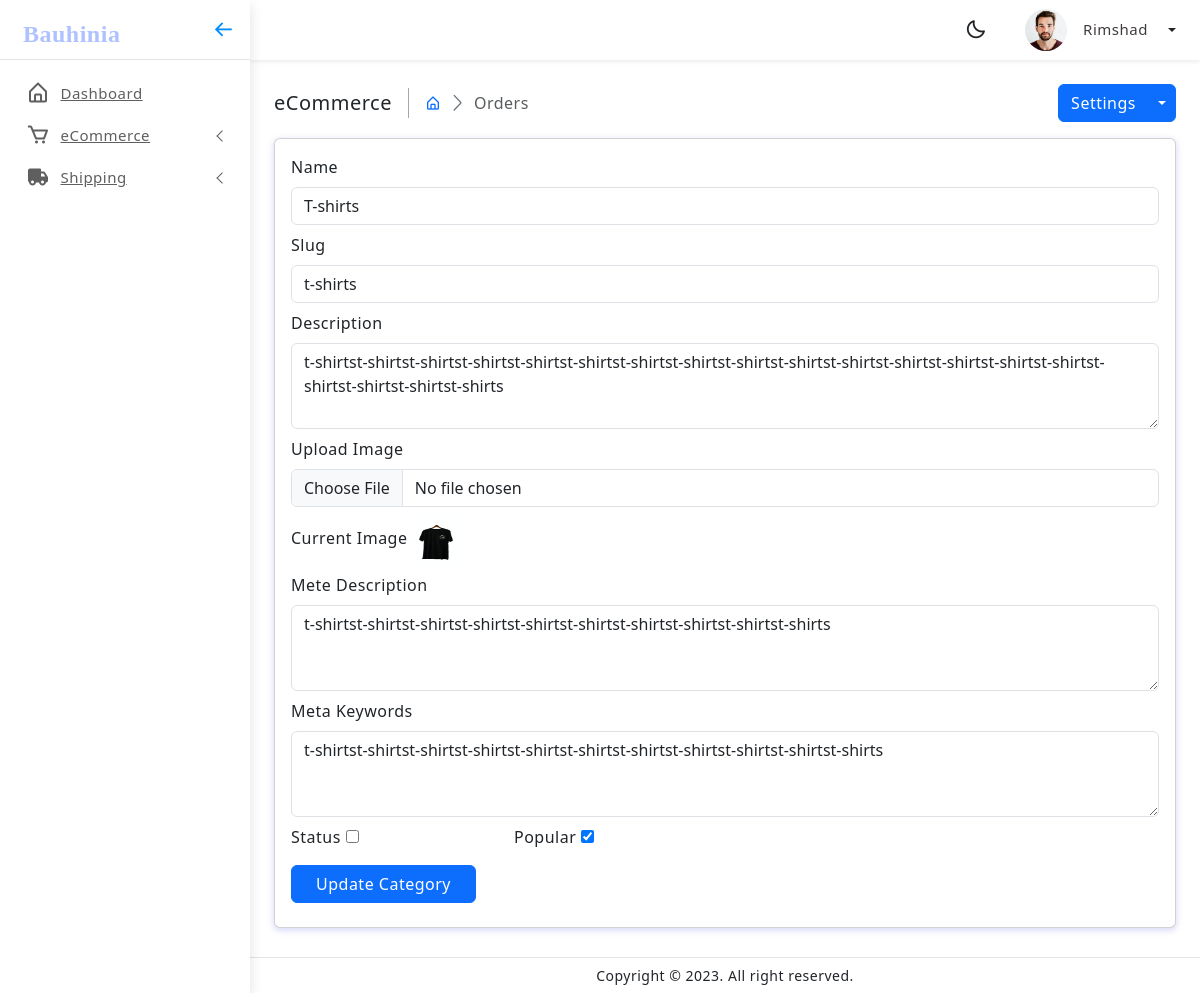
/Admin/edit-category.php?id=2 (signed in), run on the app's committed database.
### tables this page shows
CREATE TABLE `categories` (
  `id` int(11) NOT NULL,
  `name` varchar(191) NOT NULL,
  `slug` varchar(191) NOT NULL,
  `description` mediumtext NOT NULL,
  `status` tinyint(4) NOT NULL DEFAULT 0,
  `popular` tinyint(4) NOT NULL DEFAULT 0,
  `image` varchar(191) NOT NULL,
  `meta_tittle` varchar(191) NOT NULL,
  `meta_description` mediumtext NOT NULL,
  `meta_keyword` mediumtext NOT NULL,
  `created_at` timestamp NOT NULL DEFAULT current_timestamp()
);

### Functions/myfunctions.php (called while the page is built, shortened)
<?php
include ('../config/dbcon.php');
function getByID($table, $id)
{
    global $con;
    $query = "SELECT * FROM $table WHERE id ='$id' ";
    return $query_run = mysqli_query($con, $query);
}
?>

### Admin/edit-category.php (the view, shortened to what this page needs)
<!doctype html>
<html lang="en">
<head>
	<link href="assets/plugins/Drag-And-Drop/dist/imageuploadify.min.css" rel="stylesheet" />
	<link href="assets/plugins/simplebar/css/simplebar.css" rel="stylesheet" />
	<link href="assets/plugins/perfect-scrollbar/css/perfect-scrollbar.css" rel="stylesheet" />
	<link href="assets/plugins/metismenu/css/metisMenu.min.css" rel="stylesheet" />
	<link href="assets/css/pace.min.css" rel="stylesheet" />
	<link href="assets/css/bootstrap.min.css" rel="stylesheet">
	<link href="assets/css/bootstrap-extended.css" rel="stylesheet">
	<link href="assets/css/app.css" rel="stylesheet">
	<link href="assets/css/icons.css" rel="stylesheet">
	<link rel="stylesheet" href="//cdn.jsdelivr.net/npm/alertifyjs@1.13.1/build/css/themes/bootstrap.min.css" />
	<link rel="stylesheet" href="//cdn.jsdelivr.net/npm/alertifyjs@1.13.1/build/css/alertify.min.css" />
	<link rel="stylesheet" href="assets/css/dark-theme.css" />
	<link rel="stylesheet" href="assets/css/semi-dark.css" />
	<link rel="stylesheet" href="assets/css/header-colors.css" />
</head>
<body>
	<div class="wrapper">
		<div class="sidebar-wrapper" data-simplebar="true">
			<div class="sidebar-header">
				<div>
					<a href="index.php" class="fw-bold mt-2 fs-4 nav-link" style="font-family: 'Dancing Script', cursive; color: #AFC2FF;"><i class="bi bi-slack me-2"></i>Bauhinia</a>
				</div>
				<div class="toggle-icon ms-auto"><i class='bx bx-arrow-back'></i>
				</div>
			</div>
			<ul class="metismenu" id="menu">
				<li>
					<a href="dashboard.php">
						<div class="parent-icon"><i class='bx bx-home-alt'></i>
						</div>
						<div class="menu-title">Dashboard</div>
					</a>
				</li>
				<li>
					<a href="javascript:;" class="has-arrow">
						<div class="parent-icon"><i class='bx bx-cart'></i>
						</div>
						<div class="menu-title">eCommerce</div>
					</a>
				</li>
				<li>
					<a href="javascript:;" class="has-arrow">
						<div class="parent-icon"><i class='bx bxs-truck'></i></i>
						</div>
						<div class="menu-title">Shipping</div>
					</a>
				</li>
			</ul>
		</div>
		<header>
			<div class="topbar d-flex align-items-center">
				<nav class="navbar navbar-expand gap-3">
					<div class="top-menu ms-auto">
						<ul class="navbar-nav align-items-center gap-1">
							<li class="nav-item dark-mode d-none d-sm-flex">
								<a class="nav-link dark-mode-icon" href="javascript:;"><i class='bx bx-moon'></i>
								</a>
							</li>
						</ul>
					</div>
					<a class="d-flex align-items-center nav-link dropdown-toggle gap-3 dropdown-toggle-nocaret" href="#" role="button" data-bs-toggle="dropdown" aria-expanded="false">
						<img src="assets/images/avatars/avatar-1.png" class="user-img" alt="user avatar">
						<div class="user-info">
							<p class="user-name mb-0"><?php echo $_SESSION['name']; ?></p>
						</div>
					</a>
				</nav>
			</div>
		</header>
		<div class="page-wrapper">
			<div class="page-content">
				<div class="page-breadcrumb d-none d-sm-flex align-items-center mb-3">
					<div class="breadcrumb-title pe-3">eCommerce</div>
					<div class="ps-3">
						<nav aria-label="breadcrumb">
							<ol class="breadcrumb mb-0 p-0">
								<li class="breadcrumb-item"><a href="javascript:;"><i class="bx bx-home-alt"></i></a>
								</li>
								<li class="breadcrumb-item active" aria-current="page">Orders</li>
							</ol>
						</nav>
					</div>
					<div class="ms-auto">
						<div class="btn-group">
							<button type="button" class="btn btn-primary">Settings</button>
							<button type="button" class="btn btn-primary split-bg-primary dropdown-toggle dropdown-toggle-split" data-bs-toggle="dropdown"> <span class="visually-hidden">Toggle Dropdown</span>
							</button>
						</div>
					</div>
				</div>
				<div class="card">
					<div class="card-body">
						<?php
						if (isset($_GET['id'])) {
							$id = $_GET['id'];
							$category = getByID("categories", $id);
							if (mysqli_num_rows($category) > 0) {
								$data = mysqli_fetch_array($category);
						?>
								<form action="code.php" method="POST" enctype="multipart/form-data">
									<div class="row">
										<div class="col-md-12 mb-2">
											<label class="mb-2" for="">Name</label>
											<input type="text" placeholder="Enter Category Name" name="name" value="<?= $data['name'] ?>" class="form-control">
										</div>
										<div class="col-md-12 mb-2">
											<label class="mb-2" for="">Slug</label>
											<input type="text" placeholder="Enter Category Name" name="slug" value="<?= $data['slug'] ?>" class="form-control">
										</div>
										<div class="col-md-12 mb-2">
											<label class="mb-2" for="">Description</label>
											<textarea rows="3" name="description" placeholder="Enter Description" class="form-control"><?= $data['description'] ?></textarea>
										</div>
										<div class="col-md-12 mb-2">
											<label class="mb-2" for="">Upload Image</label>
											<input type="file" name="image" class="form-control mb-2">
											<label class="mb-2" for="" class="mb-0">Current Image</label>
											<img src="../uploads/<?= $data['image']; ?>" height="50px" width="50px" alt="">
										</div>
										<div class="col-md-12 mb-2">
											<label class="mb-2" for="">Mete Description</label>
											<textarea rows="3" name="meta_description" placeholder="Enter Meta Description" class="form-control"><?= $data['meta_description'] ?></textarea>
										</div>
										<div class="col-md-12 mb-2">
											<label class="mb-2" for="">Meta Keywords</label>
											<textarea rows="3" name="meta_keywords" placeholder="Enter Meta Keywords" class="form-control"><?= $data['meta_keyword'] ?></textarea>
										</div>
										<div class="col-md-3 mb-2">
											<label for="" class="mb-2">Status</label>
											<input type="checkbox" <?= $data['status'] ? "checked" : "" ?> name="status">
										</div>
										<div class="col-md-3 mb-2">
											<label for="" class="mb-2">Popular</label>
											<input type="checkbox" <?= $data['popular'] ? "checked" : "" ?> name="popular">
										</div>
										<div class="col-md-12 mb-2">
											<button type="submit" class="btn btn-primary radius-30 px-4" name="update_category_btn">Update Category</button>
										</div>
									</div>
								</form>
						<?php
							} else {
								echo "Category not found";
							}
						} else {
							echo "Id missing from url";
						}
						?>
					</div>
				</div>
			</div>
		</div>
	</div>
	<footer class="page-footer">
		<p class="mb-0">Copyright © 2023. All right reserved.</p>
	</footer>
</body>
</html>

### Admin/assets/css/app.css (style rules this page uses)
body { font-size: 14px; color: #4c5258; letter-spacing: .5px; background: #f4f4f4; overflow-x: hidden; font-family: Roboto, sans-serif }
a { text-decoration: none }
.wrapper { width: 100%; position: relative }
.sidebar-wrapper { width: 250px; height: 100%; position: fixed; top: 0; bottom: 0; left: 0; background: #fff; border-right: 0 solid #e4e4e4; z-index: 11; box-shadow: 0 .3rem .8rem rgba(0, 0, 0, .12); transition: all .2s ease-out }
.sidebar-header { width: 250px; height: 60px; display: flex; align-items: center; position: fixed; top: 0; bottom: 0; padding: 0 15px; z-index: 5; background: #fff; background-clip: padding-box; border-bottom: 1px solid #e4e4e4 }
.toggle-icon { font-size: 22px; cursor: pointer; color: #008cff }
.topbar { position: fixed; top: 0; left: 250px; right: 0; height: 60px; background: #fff; border-bottom: 1px solid rgb(228 228 228 / 0%); z-index: 10; -webkit-box-shadow: 0 .125rem .25rem rgba(0, 0, 0, .075); box-shadow: 0 .125rem .25rem rgba(0, 0, 0, .075); }
.topbar .navbar { width: 100%; height: 60px; padding-left: 1.5rem; padding-right: 1.5rem; }
.page-wrapper { height: 100%; margin-top: 60px; margin-bottom: 30px; margin-left: 250px }
.page-content { padding: 1.5rem 1.5rem 0.7rem 1.5rem }
.page-footer { background: #fff; left: 250px; right: 0; bottom: 0; position: fixed; text-align: center; padding: 7px; font-size: 14px; border-top: 1px solid #e4e4e4; z-index: 3 }
.sidebar-wrapper ul { padding: 0; margin: 0; list-style: none; background: 0 0 }
.sidebar-wrapper .metismenu { background: 0 0; display: -webkit-box; display: -ms-flexbox; display: flex; padding: 10px; margin-top: 60px; -webkit-box-orient: vertical; -webkit-box-direction: normal; -ms-flex-direction: column; flex-direction: column }
.sidebar-wrapper .metismenu li+li { margin-top: 5px }
.sidebar-wrapper .metismenu li:first-child { margin-top: 5px }
.sidebar-wrapper .metismenu li:last-child { margin-bottom: 5px }
.sidebar-wrapper .metismenu>li { display: -webkit-box; display: -ms-flexbox; display: flex; -webkit-box-orient: vertical; -webkit-box-direction: normal; -ms-flex-direction: column; flex-direction: column; position: relative }
.sidebar-wrapper .metismenu a { position: relative; display: flex; align-items: center; justify-content: left; padding: 6px 16px; font-size: 15px; color: #5f5f5f; outline-width: 0; text-overflow: ellipsis; overflow: hidden; letter-spacing: .5px; border-radius: 0.25rem; transition: all .3s ease-out }
.sidebar-wrapper .metismenu a .parent-icon { font-size: 24px; line-height: 1 }
.sidebar-wrapper .metismenu a .menu-title { margin-left: 10px }
.metismenu .has-arrow:after { position: absolute; content: ""; width: .5em; height: .5em; border-style: solid; border-width: 1.2px 0 0 1.2px; border-color: initial; right: 15px; transform: rotate(-45deg) translateY(-50%); transform-origin: top; top: 50%; transition: all .3s ease-out }
.breadcrumb-title { font-size: 20px; border-right: 1.5px solid #aaa4a4 }
.page-breadcrumb .breadcrumb li.breadcrumb-item { font-size: 16px }
.page-breadcrumb .breadcrumb-item+.breadcrumb-item::before { display: inline-block; padding-right: .5rem; color: #6c757d; font-family: LineIcons; content: "\ea5c" }
.radius-30 { border-radius: 30px }
.split-bg-primary { background-color: #0c62e0; border-color: #0c62e0 }
input::placeholder { color: #000!important; opacity: .3!important }
.topbar .navbar .navbar-nav .nav-item { display: flex; align-items: center; justify-content: center; width: auto; height: 60px; }
.topbar .navbar .navbar-nav .nav-link { color: #212529; font-size: 22px; border-radius: 50%; display: flex; align-items: center; justify-content: center; width: 42px; height: 42px; transition: 0.3s cubic-bezier(0.075, 0.82, 0.165, 1); }
.dropdown-toggle-nocaret:after { display: none }
.user-img { width: 42px; height: 42px; border-radius: 50%; border: 0 solid #e5e5e5; padding: 0; }
.user-info .user-name { font-size: 15px; font-weight: 500; color: #413c3c }

### data on the page
categories: name "T-shirts", slug "t-shirts", description "t-shirtst-shirtst-shirtst-shirtst-shirtst-shirtst-shirtst-shirtst-shirtst-shirtst-shirtst-shirtst-shirtst-shirtst-shirtst-shirtst-shirtst-shirtst-shirts", image (picture), meta_description "t-shirtst-shirtst-shirtst-shirtst-shirtst-shirtst-shirtst-shirtst-shirtst-shirts", meta_keywords "t-shirtst-shirtst-shirtst-shirtst-shirtst-shirtst-shirtst-shirtst-shirtst-shirtst-shirts", popular "☑"

### other printed values
$_SESSION['name'] "Rimshad"
